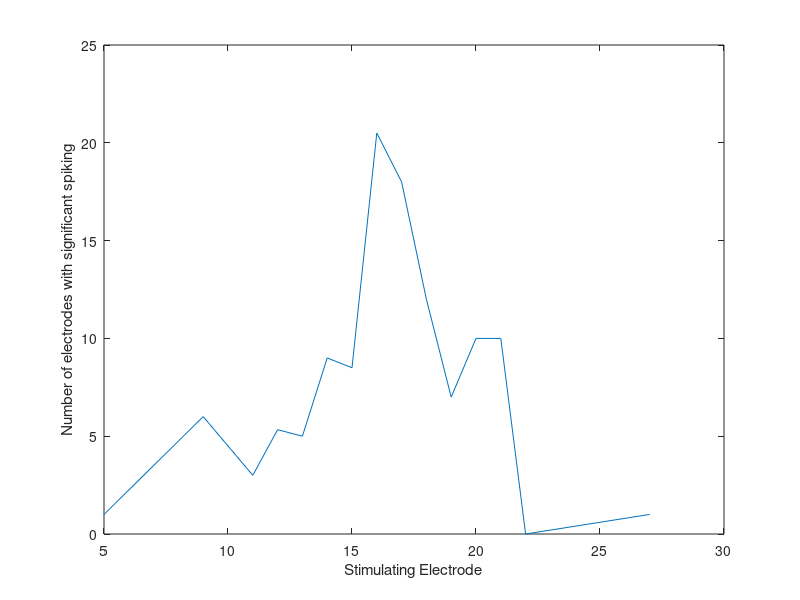
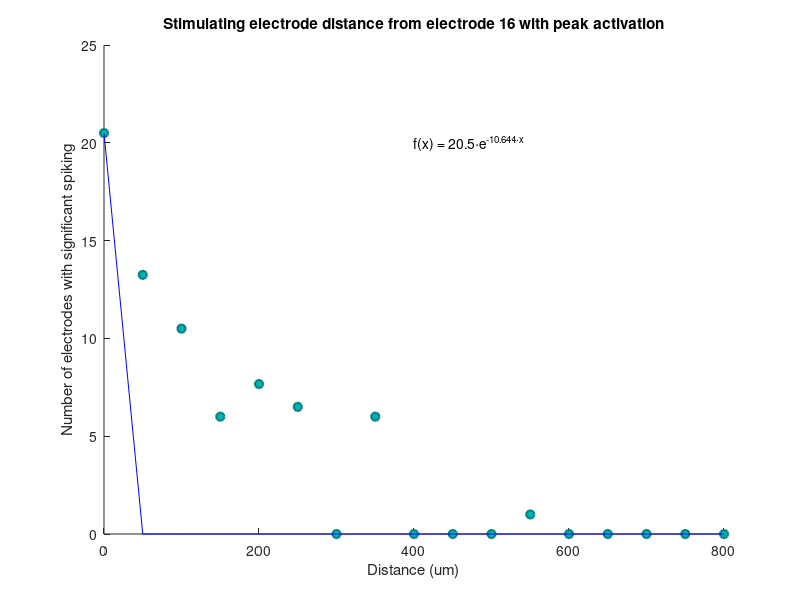

The MATLAB source for these figures, in order:
function B=equationRegression

load('overallsigstim.mat','numsigchn','stimelectrodes')
avgnum=numsigchn./stimelectrodes;

elect=find(~isnan(avgnum));
maxelect=find(avgnum==nanmax(avgnum));
endfrompeak=avgnum(maxelect:end);
beginfrompeak=[NaN; flipud(avgnum(1:maxelect-1))];
if length(endfrompeak)>length(beginfrompeak)
    diff=length(endfrompeak)-length(beginfrompeak);
    beginfrompeak=[beginfrompeak; NaN(diff,1)];
elseif length(endfrompeak)<length(beginfrompeak)
    diff=length(beginfrompeak)-length(endfrompeak);
    endfrompeak=[endfrompeak; NaN(diff,1)];
end
distfrompeak=nansum([beginfrompeak endfrompeak],2);
equal=find((~isnan(beginfrompeak)==~isnan(endfrompeak)));
equal=intersect(find(~isnan(endfrompeak)==1),equal);
distfrompeak(equal,:)=distfrompeak(equal,:)./2;
avgnum(isnan(avgnum))=[];
x=[0 50.*(1:(length(distfrompeak)-1))];
figure
plot(elect,avgnum)
xlabel('Stimulating Electrode')
ylabel('Number of electrodes with significant spiking')

% figure
% plot(x, distfrompeak)
% title(['Distance from electrode ' num2str(maxelect) ' with peak activation'])


f = @(b,x) b(1).*exp(b(2).*x);                                     % Objective Function
B = fminsearch(@(b) (sum((distfrompeak' - f(b,x)).^2)), [-10; 0]);                % Estimate Parameters
figure
scatter(x, distfrompeak,'MarkerEdgeColor',[0 .5 .5],'MarkerFaceColor',[0 .7 .7],'LineWidth',1.5)
hold on
plot(x, f(B,x'), '-b')
hold off
xlabel('Distance (um)')
ylabel('Number of electrodes with significant spiking')
text(400, 20, sprintf('f(x) = %.1f\\cdote^{%.3f\\cdotx}%+.1f', B))
title(['Stimulating electrode distance from electrode ' num2str(maxelect) ' with peak activation'])

end

